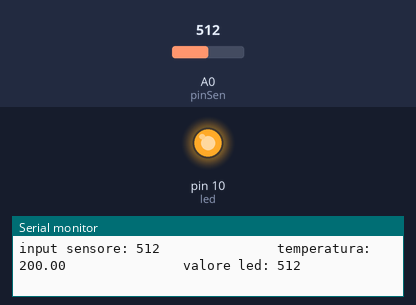
Bench run of a sketch on a simulated Arduino Uno, built with avr-gcc and run on an emulated ATmega328P. On the bench: output pins drawn as LEDs (lit = HIGH), the last lines printed to the serial monitor. The test bench sets the inputs (shaded band); at power-on: A0 (pinSen) = 512.

Above: at 1.2 s.
1.3 s: A0 (pinSen) set to 122
At 2.3 s:
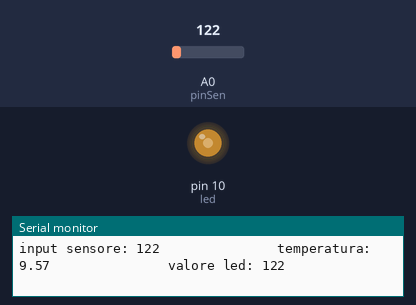
2.9 s: A0 (pinSen) set to 0
At 4.2 s:
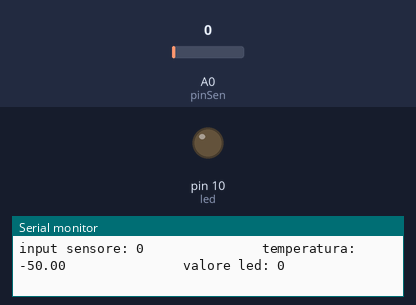
4.5 s: A0 (pinSen) set to 306
At 6.0 s:
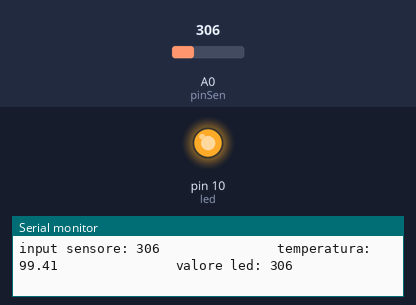
Timing chart, 0 to 7.5 s (numbered marks = the images above; inputs shaded):
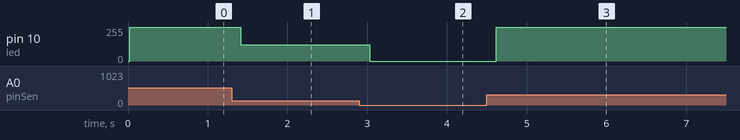

The sketch:

sensore_temperatura.ino
```cpp
//dichiarazione variabili che mi servono
const int pinSen = A0;
int led = 10;
int sensvalT;

void setup() {
Serial.begin(9600);
pinMode(led, OUTPUT);
//inizio comunicazione seriale e inizializzazione del pin del led
}

void loop() {
//operazioni varie e conversioni per trovare il valore di output del led, la tensione e la temperatura in celsius
sensvalT= analogRead(pinSen);
int outputled= sensvalT;
float tensione= (sensvalT/1024.0)*5.0;
float Temp= (tensione - 0.5)*100;

//stampaggio dati nel monitor seriale
Serial.print("input sensore: ");
Serial.print(sensvalT);
Serial.print("               temperatura: ");
Serial.print(Temp);
Serial.print("               valore led: ");
Serial.println(outputled);

//output
analogWrite(led, outputled);
delay(5);

}
```

Measured:
- after the input at 1.3 s, pin 10 (led): 255/255 → 122/255 after 0.12 s
- after the input at 2.9 s, pin 10 (led): 122/255 → 0/255 after 0.13 s
- after the input at 4.5 s, pin 10 (led): 0/255 → 255/255 after 0.12 s
